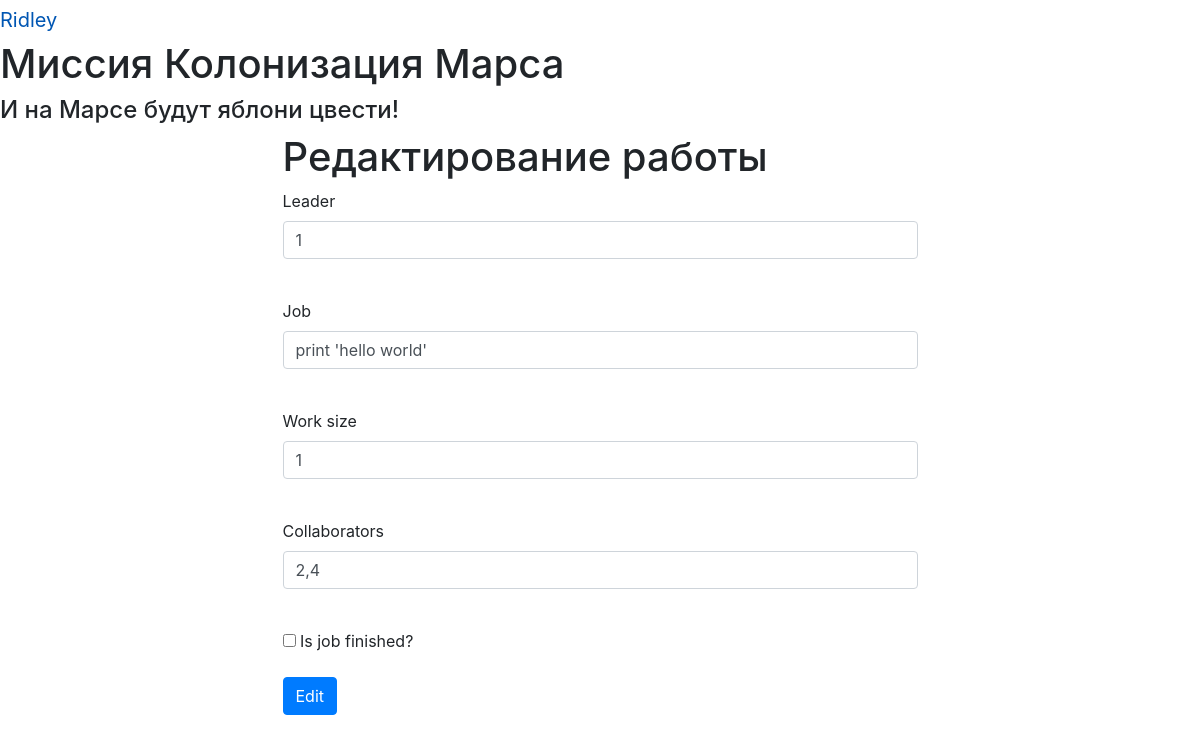
Page /works/3 (signed in) on the committed database.
### data/users.py (models this page shows, shortened)
class User(SqlAlchemyBase, UserMixin, SerializerMixin):
    __tablename__ = 'users'
    id = sqlalchemy.Column(sqlalchemy.Integer, primary_key=True, autoincrement=True)
    surname = sqlalchemy.Column(sqlalchemy.String)
    name = sqlalchemy.Column(sqlalchemy.String)
    age = sqlalchemy.Column(sqlalchemy.Integer)
    position = sqlalchemy.Column(sqlalchemy.String)
    speciality = sqlalchemy.Column(sqlalchemy.String)
    address = sqlalchemy.Column(sqlalchemy.String)
    email = sqlalchemy.Column(sqlalchemy.String, unique=True)
    hashed_password = sqlalchemy.Column(sqlalchemy.String)
    modified_date = sqlalchemy.Column(sqlalchemy.DateTime, default=datetime.datetime.now)

### data/jobs.py (models this page shows, shortened)
class Jobs(SqlAlchemyBase, UserMixin, SerializerMixin):
    __tablename__ = 'jobs'
    id = sqlalchemy.Column(sqlalchemy.Integer, primary_key=True, autoincrement=True)
    team_leader = sqlalchemy.Column(sqlalchemy.Integer, sqlalchemy.ForeignKey("users.id"))
    job = sqlalchemy.Column(sqlalchemy.String)
    work_size = sqlalchemy.Column(sqlalchemy.Integer)
    collaborators = sqlalchemy.Column(sqlalchemy.String)
    start_date = sqlalchemy.Column(sqlalchemy.DateTime)
    end_date = sqlalchemy.Column(sqlalchemy.DateTime)
    is_finished = sqlalchemy.Column(sqlalchemy.Boolean)
    user = orm.relationship('User')

### main.py (the view, shortened to what this page needs)
@app.route('/works/<int:id>', methods=['GET', 'POST'])
@login_required
def edit_job(id):
    form = JobForm()
    form.submit.label.text = 'Edit'
    db_sess = db_session.create_session()
    job = db_sess.query(Jobs).filter(Jobs.id == id).first()
    if not job:
        abort(404)
    if current_user.id == job.team_leader or current_user.id == 1:
        if request.method == "GET":
            form.team_leader.data = job.team_leader
            form.job.data = job.job
            form.work_size.data = job.work_size
            form.collaborators.data = job.collaborators
            form.is_finished.data = job.is_finished
    else:
        abort(404)
    return render_template('add_job.html', title='Редактирование работы', title2="Редактирование",
                           form=form)

### data/jobs_form.py
class JobForm(FlaskForm):
    team_leader = IntegerField('Leader', validators=[DataRequired()])
    job = StringField('Job', validators=[DataRequired()])
    work_size = IntegerField('Work size', validators=[DataRequired()])
    collaborators = StringField("Collaborators", validators=[DataRequired()])
    is_finished = BooleanField("Is job finished?")
    submit = SubmitField('Add')

### data/db_session.py (called while the page is built)
def create_session() -> Session:
    global __factory
    return __factory()

### main.py (called while the page is built)
@login_manager.user_loader
def load_user(user_id):
    db_sess = db_session.create_session()
    return db_sess.query(User).get(user_id)

### templates/add_job.html (shortened to what this page needs)
{% extends "base.html" %}
{% block content %}
<div class="container">
    <div class="row justify-content-center">
        <div class="col-md-7">
            <h1>{{ title2 }} работы</h1>
            <form action="" method="post">
                <p>
                    {{ form.team_leader.label }}<br>
                    {{ form.team_leader(class="form-control") }}<br>
                </p>
                <p>
                    {{ form.job.label }}<br>
                    {{ form.job(class="form-control") }}<br>
                </p>
                <p>
                    {{ form.work_size.label }}<br>
                    {{ form.work_size(class="form-control") }}<br>
                </p>
                <p>
                    {{ form.collaborators.label }}<br>
                    {{ form.collaborators(class="form-control") }}<br>
                </p>
                <p>{{ form.is_finished() }} {{ form.is_finished.label }}</p>
                <p>{{ form.submit(type="submit", class="btn btn-primary") }}</p>
            </form>
        </div>
    </div>
</div>
{% endblock %}

### templates/base.html (shortened to what this page needs)
<!DOCTYPE html>
<html lang="en">
<head>
    <link rel="stylesheet"
          href="https://stackpath.bootstrapcdn.com/bootstrap/4.4.1/css/bootstrap.min.css"
>
    </head>
    <body>
        <nav>
            {% if current_user.is_authenticated %}
                <a class="navbar-brand" href="/logout">{{ current_user.name }}</a>
            {% else %}
                <p>
                    <a class="btn btn-primary " href="/register">Зарегистрироваться</a>
                    <a class="btn btn-success" href="/login">Войти</a>
                </p>
            {% endif %}
        </nav>
        <h1>Миссия Колонизация Марса</h1>
        <h4>И на Марсе будут яблони цвести!</h4>
        {% block content %}{% endblock %}
    </body>
</html>

### rows in the picture
User: name "Ridley"
Jobs: team_leader "1", job "print 'hello world'", work_size "1", collaborators "2,4"

### other values in the picture
{{ title2 }} "Редактирование"
